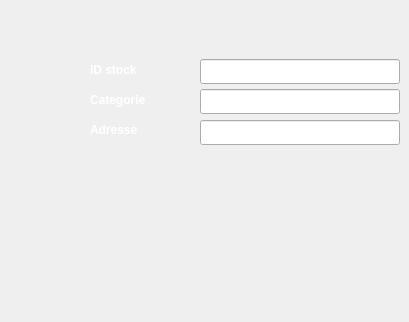
    <widget class="QWidget" name="page_15">
     <widget class="QLineEdit" name="id_stock_aj">
      <property name="geometry">
       <rect>
        <x>200</x>
        <y>59</y>
        <width>200</width>
        <height>25</height>
       </rect>
      </property>
     </widget>
     <widget class="QLineEdit" name="categorie_stock_aj">
      <property name="geometry">
       <rect>
        <x>200</x>
        <y>89</y>
        <width>200</width>
        <height>25</height>
       </rect>
      </property>
     </widget>
     <widget class="QLabel" name="label_livre_10">
      <property name="geometry">
       <rect>
        <x>90</x>
        <y>90</y>
        <width>81</width>
        <height>21</height>
       </rect>
      </property>
      <property name="text">
       <string>&lt;html&gt;&lt;head/&gt;&lt;body&gt;&lt;p&gt;&lt;span style=&quot; font-weight:600; color:#ffffff;&quot;&gt;Categorie&lt;/span&gt;&lt;/p&gt;&lt;/body&gt;&lt;/html&gt;</string>
      </property>
     </widget>
     <widget class="QLineEdit" name="adresse_stock">
      <property name="geometry">
       <rect>
        <x>200</x>
        <y>120</y>
        <width>200</width>
        <height>25</height>
       </rect>
      </property>
     </widget>
     <widget class="QPushButton" name="retour_10">
      <property name="geometry">
       <rect>
        <x>90</x>
        <y>260</y>
        <width>51</width>
        <height>51</height>
       </rect>
      </property>
      <property name="styleSheet">
       <string notr="true">QPushButton {
            color: white;
            border-image: url(:/img/fleche.png) 3 10 3 10;
            border-top: 3px transparent;
            border-bottom: 3px transparent;
            border-right: 10px transparent;
            border-left: 10px transparent;
        }</string>
      </property>
      <property name="text">
       <string/>
      </property>
     </widget>
     <widget class="QPushButton" name="pushButton_9">
      <property name="geometry">
       <rect>
        <x>260</x>
        <y>290</y>
        <width>75</width>
        <height>23</height>
       </rect>
      </property>
      <property name="styleSheet">
       <string notr="true">QPushButton {
            color: white;
            border-image: url(:/img/valid.png) 3 10 3 10;
            border-top: 3px transparent;
            border-bottom: 3px transparent;
            border-right: 10px transparent;
            border-left: 10px transparent;
        }</string>
      </property>
      <property name="text">
       <string/>
      </property>
     </widget>
     <widget class="QLabel" name="label_ID_21">
      <property name="geometry">
       <rect>
        <x>90</x>
        <y>60</y>
        <width>81</width>
        <height>21</height>
       </rect>
      </property>
      <property name="text">
       <string>&lt;html&gt;&lt;head/&gt;&lt;body&gt;&lt;p&gt;&lt;span style=&quot; font-weight:600; color:#ffffff;&quot;&gt;ID stock&lt;/span&gt;&lt;/p&gt;&lt;/body&gt;&lt;/html&gt;</string>
      </property>
     </widget>
     <widget class="QLabel" name="label_ecrivant_15">
      <property name="geometry">
       <rect>
        <x>90</x>
        <y>120</y>
        <width>101</width>
        <height>21</height>
       </rect>
      </property>
      <property name="text">
       <string>&lt;html&gt;&lt;head/&gt;&lt;body&gt;&lt;p&gt;&lt;span style=&quot; font-weight:600; color:#ffffff;&quot;&gt;Adresse&lt;/span&gt;&lt;/p&gt;&lt;/body&gt;&lt;/html&gt;</string>
      </property>
     </widget>
    </widget>
